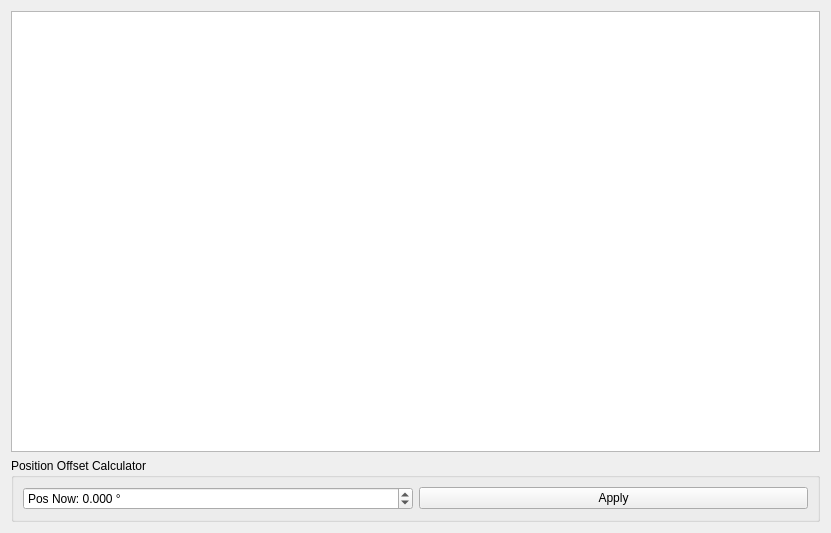
<?xml version="1.0" encoding="UTF-8"?>
<ui version="4.0">
 <class>PageControllers</class>
 <widget class="QWidget" name="PageControllers">
  <property name="geometry">
   <rect>
    <x>0</x>
    <y>0</y>
    <width>831</width>
    <height>533</height>
   </rect>
  </property>
  <property name="windowTitle">
   <string>Form</string>
  </property>
  <layout class="QVBoxLayout" name="verticalLayout">
   <item>
    <widget class="ParamTable" name="paramTab"/>
   </item>
   <item>
    <widget class="QGroupBox" name="groupBox">
     <property name="title">
      <string>Position Offset Calculator</string>
     </property>
     <layout class="QHBoxLayout" name="horizontalLayout">
      <item>
       <widget class="QDoubleSpinBox" name="posOffsetBox">
        <property name="prefix">
         <string>Pos Now: </string>
        </property>
        <property name="suffix">
         <string> °</string>
        </property>
        <property name="decimals">
         <number>3</number>
        </property>
        <property name="minimum">
         <double>-360.000000000000000</double>
        </property>
        <property name="maximum">
         <double>360.000000000000000</double>
        </property>
       </widget>
      </item>
      <item>
       <widget class="QPushButton" name="posOffsetApplyButton">
        <property name="text">
         <string>Apply</string>
        </property>
        <property name="icon">
         <iconset resource="../res.qrc">
          <normaloff>:/res/+theme_light/icons/Download-96.png</normaloff>:/res/+theme_light/icons/Download-96.png</iconset>
        </property>
       </widget>
      </item>
     </layout>
    </widget>
   </item>
  </layout>
 </widget>
 <customwidgets>
  <customwidget>
   <class>ParamTable</class>
   <extends>QTableWidget</extends>
   <header>widgets/paramtable.h</header>
  </customwidget>
 </customwidgets>
 <resources>
  <include location="../res.qrc"/>
 </resources>
 <connections/>
</ui>
